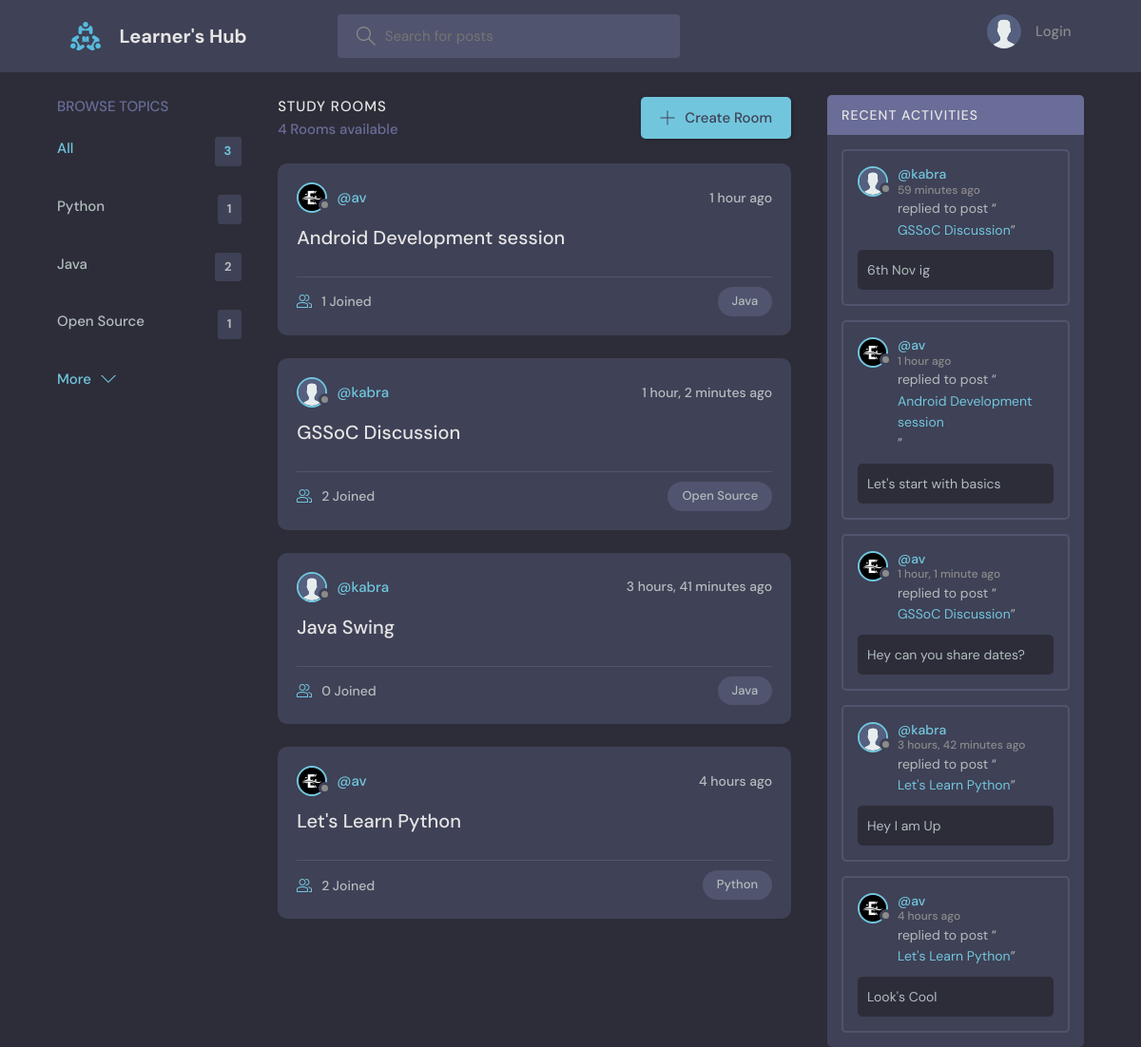
The page / on the database its author committed.
### base/models.py (models this page shows, shortened)
class Topic(models.Model):
    name = models.CharField(max_length=200)

class Room(models.Model):
    host= models.ForeignKey(User, on_delete=models.SET_NULL, null=True)
    topic = models.ForeignKey(Topic, on_delete=models.SET_NULL, null=True)
    name = models.CharField(max_length=200)
    description = models.TextField(null=True, blank=True)
    participants= models.ManyToManyField(User,related_name='participants',blank=True)
    updated = models.DateTimeField(auto_now=True)
    created = models.DateTimeField(auto_now_add=True)
    def __str__(self):
        return self.name

class User(AbstractUser):
    name = models.CharField(max_length=200,null=True)
    email = models.EmailField(unique=True,null=True)
    bio = models.TextField(null=True)
    avatar= models.ImageField(null=True,default="avatar.svg")
    USERNAME_FIELD='email'
    REQUIRED_FIELDS=[]

class Message(models.Model):
    user = models.ForeignKey(User,on_delete=models.CASCADE)
    room = models.ForeignKey(Room, on_delete=models.CASCADE)
    body = models.TextField()
    updated = models.DateTimeField(auto_now=True)
    created = models.DateTimeField(auto_now_add=True)

### base/views.py (the view)
# urls.py: path('', views.home, name='home'),
def home(request):
    q=request.GET.get('q') if request.GET.get('q') !=None else ''
    rooms = Room.objects.filter(
        Q(topic__name__icontains=q) |
        Q(name__icontains=q) |
        Q(description__icontains=q)
        ).order_by('-updated','-created')
    topics = Topic.objects.all()[0:3]
    room_count=rooms.count()
    room_messages=Message.objects.filter(Q(room__topic__name__icontains=q)).order_by('-created')
    context = {'rooms':rooms, 'topics':topics, 'room_count':room_count,'room_messages':room_messages}
    return render(request,'base/home.html',context)

### base/templates/base/home.html (shortened to what this page needs)
{% extends 'main.html' %}
{% block content %}
<main class="layout layout--3">
  <div class="container">
    {% include 'base/topics_component.html' %}
    <div class="roomList">
      <div class="roomList__header">
        <div>
          <h2>Study Rooms</h2>
          <p>{{room_count}} Rooms available</p>
        </div>
        <a class="btn btn--main" href="{% url 'create-room' %}">
          <svg version="1.1" xmlns="http://www.w3.org/2000/svg" width="32" height="32" viewBox="0 0 32 32">
            <title>add</title>
            <path
              d="M16.943 0.943h-1.885v14.115h-14.115v1.885h14.115v14.115h1.885v-14.115h14.115v-1.885h-14.115v-14.115z">
            </path>
          </svg>
          Create Room
        </a>
      </div>
      {% include 'base/feed_component.html' %}
    </div>
    {% include 'base/activity_component.html' %}
  </div>
</main>
{% endblock %}

### base/templates/base/topics_component.html
<div class="topics">
    <div class="topics__header">
        <h2>Browse Topics</h2>
    </div>
    <ul class="topics__list">
        <li>
            <a href="{% url 'home' %}" class="active">All <span>{{topics.count}}</span></a>
        </li>
        {% for topic in topics %}
        <li>
            <a href="{% url 'home' %}?q={{topic.name}}">{{topic.name}}<span>{{topic.room_set.all.count}}</span></a>
        </li>
        {% endfor %}
    </ul>
    <a class="btn btn--link" href="{% url 'topics'%}">
        More
        <svg version="1.1" xmlns="http://www.w3.org/2000/svg" width="32" height="32" viewBox="0 0 32 32">
            <title>chevron-down</title>
            <path d="M16 21l-13-13h-3l16 16 16-16h-3l-13 13z"></path>
        </svg>
    </a>
</div>

### base/templates/base/feed_component.html (shortened to what this page needs)
{% for room in rooms %}
<div class="roomListRoom">
    <div class="roomListRoom__header">
        <a href="{% url 'user-profile' room.host.id %}" class="roomListRoom__author">
            <div class="avatar avatar--small">
                <img src="{{room.host.avatar.url}}" />
            </div>
            <span>@{{room.host.username}}</span>
        </a>
        <div class="roomListRoom__actions">
            <span>{{room.created|timesince}} ago</span>
        </div>
    </div>
    <div class="roomListRoom__content">
        <a href="{% url 'room' room.id %}">{{room.name}}</a>
    </div>
    <div class="roomListRoom__meta">
        <a href="{% url 'room' room.id %}" class="roomListRoom__joined">
            {{room.participants.all.count}} Joined
        </a>
        <p class="roomListRoom__topic">{{room.topic.name}}</p>
    </div>
</div>
{% endfor %}

### base/templates/base/activity_component.html (shortened to what this page needs)
<div class="activities">
    <div class="activities__header">
        <h2>Recent Activities</h2>
    </div>
    {% for message in room_messages %}
    <div class="activities__box">
        <div class="activities__boxHeader roomListRoom__header">
            <a href="{% url 'user-profile' message.user.id %}" class="roomListRoom__author">
                <div class="avatar avatar--small">
                    <img src="{{message.user.avatar.url}}" />
                </div>
                <p>
                    @{{message.user.username}}
                    <span>{{message.created|timesince}} ago</span>
                </p>
            </a>
        </div>
        <div class="activities__boxContent">
            <p>replied to post “<a href="{% url 'room' message.room.id %}">{{message.room}}</a>”</p>
            <div class="activities__boxRoomContent">{{message.body}}</div>
        </div>
    </div>
    {% endfor %}
</div>

### rows shown on the page
Topic: name "Python", room_set.all.count "1"
Topic: name "Java", room_set.all.count "2"
Topic: name "Open Source", room_set.all.count "1"
Room: host.avatar (picture), host.username "av", created "1 hour", name "Android Development session", participants.all.count "1", topic.name "Java"
Room: host.avatar (placeholder picture), host.username "kabra", created "1 hour, 2 minutes", name "GSSoC Discussion", participants.all.count "2", topic.name "Open Source"
Room: host.avatar (placeholder picture), host.username "kabra", created "3 hours, 41 minutes", name "Java Swing", participants.all.count "0", topic.name "Java"
Room: host.avatar (picture), host.username "av", created "4 hours", name "Let's Learn Python", participants.all.count "2", topic.name "Python"
Message: user.avatar (placeholder picture), user.username "kabra", created "59 minutes", room "GSSoC Discussion", body "6th Nov ig"
Message: user.avatar (picture), user.username "av", created "1 hour", room "Android Development session", body "Let's start with basics"
Message: user.avatar (picture), user.username "av", created "1 hour, 1 minute", room "GSSoC Discussion", body "Hey can you share dates?"
Message: user.avatar (placeholder picture), user.username "kabra", created "3 hours, 42 minutes", room "Let's Learn Python", body "Hey I am Up"
Message: user.avatar (picture), user.username "av", created "4 hours", room "Let's Learn Python", body "Look's Cool"

### other values the page prints
{{ topics.count }} "3"
{{ room_count }} "4"
